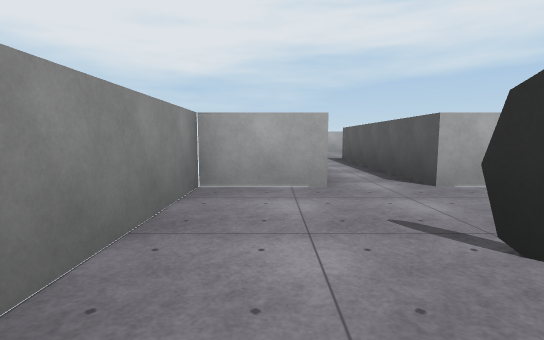
[1] (above)

23 first-person views from a walk through a 3-D level made in the Unity game engine. The camera is 1.3 m above the floor, tilts 6° down and sees 85° across. Doors are open. The floor is counted in squares, 2 m on a side. Each view is taken from the middle of a square. On the plan, view 1 faces up. The plan holds only what a view shows up to about 9 squares ahead; the rest is blank. The player is left out. Some surface patterns are stand-ins.

[2]
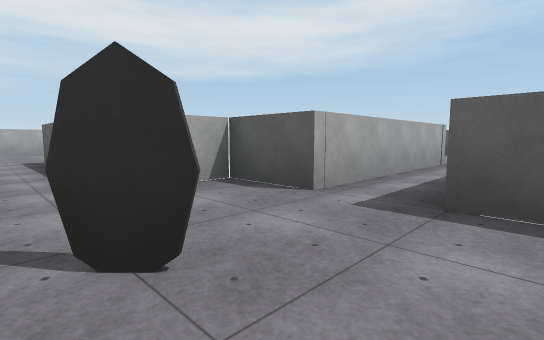

[3]
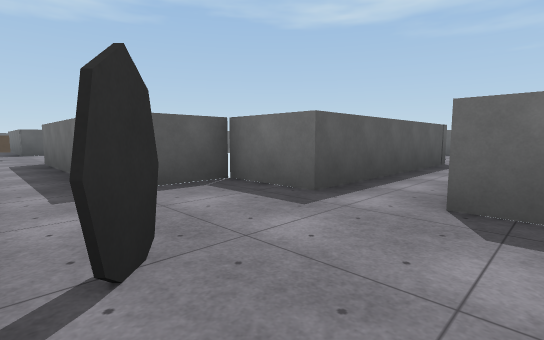

[4]
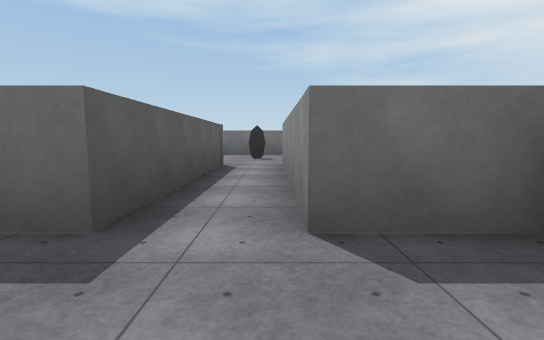

[5]
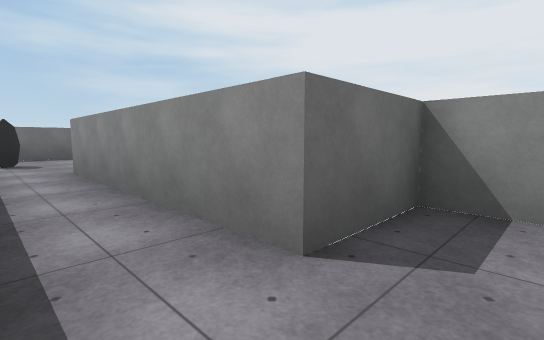

[6]
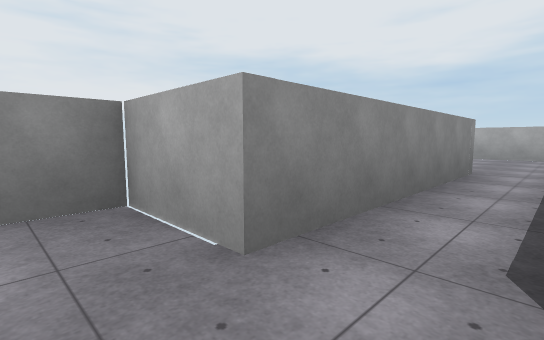

[7]
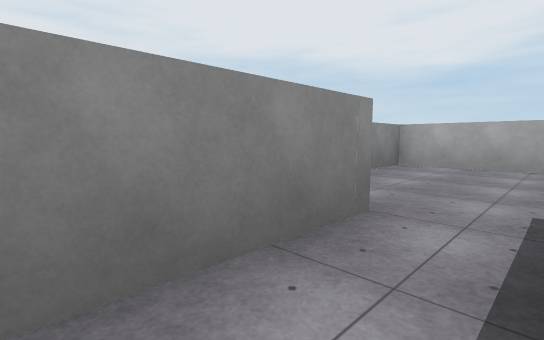

[8]
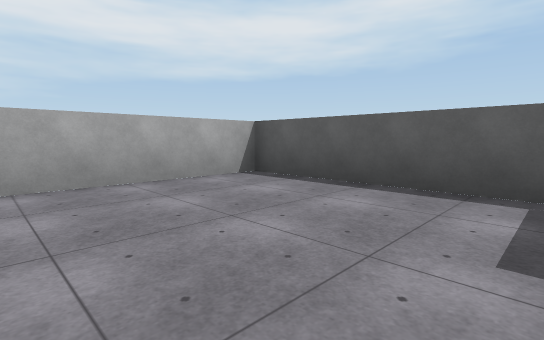

[9]
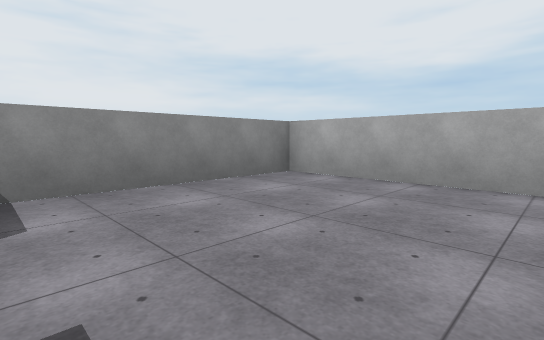

[10]
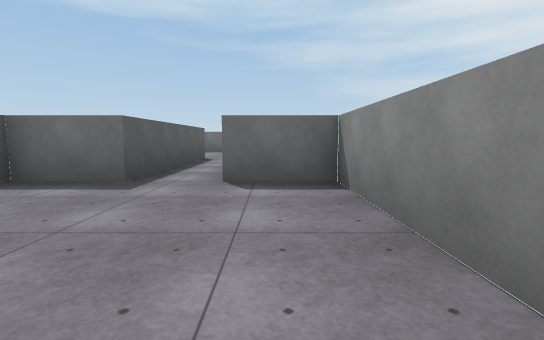

[11]
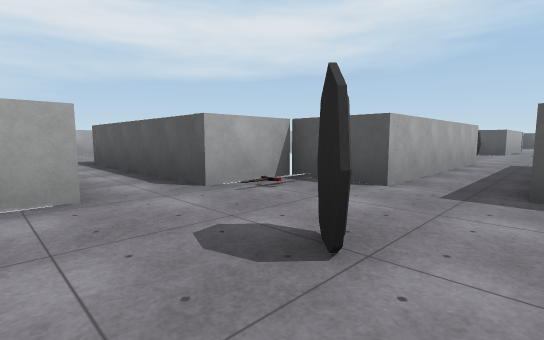

[12]
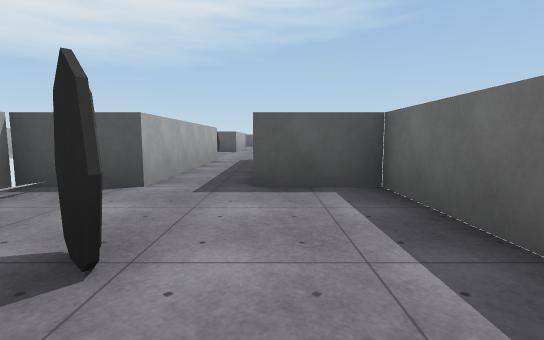

[13]
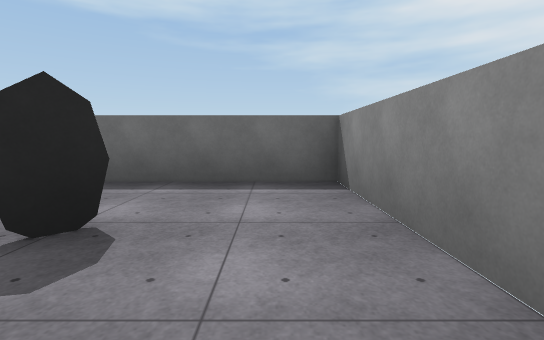

[14]
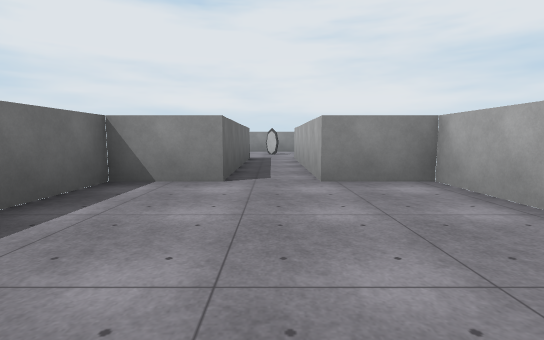

[15]
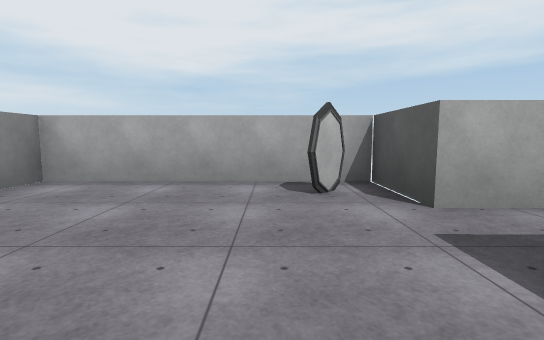

[16]
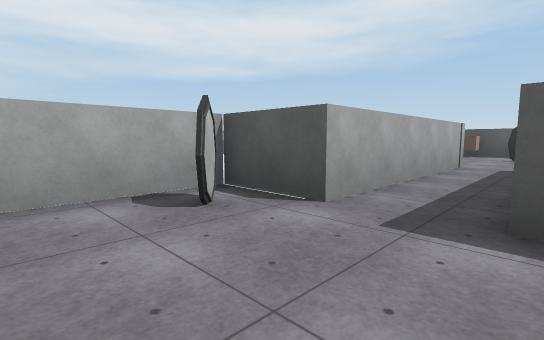

[17]
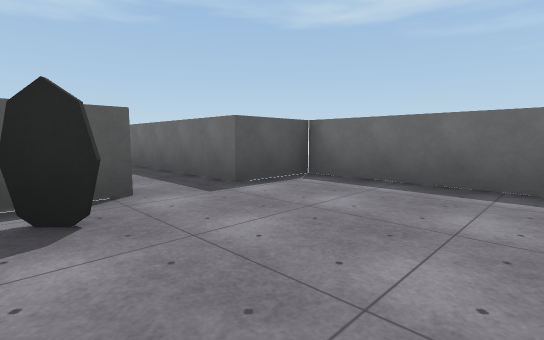

[18]
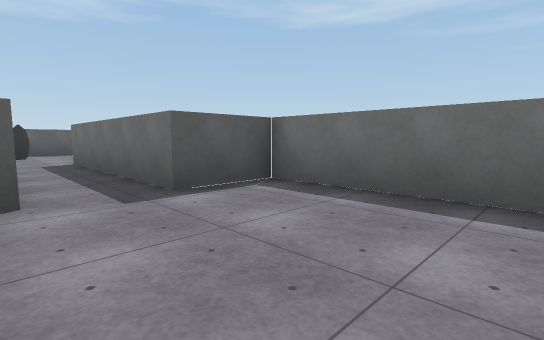

[19]
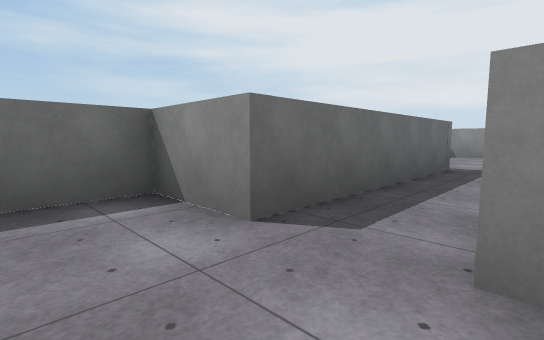

[20]
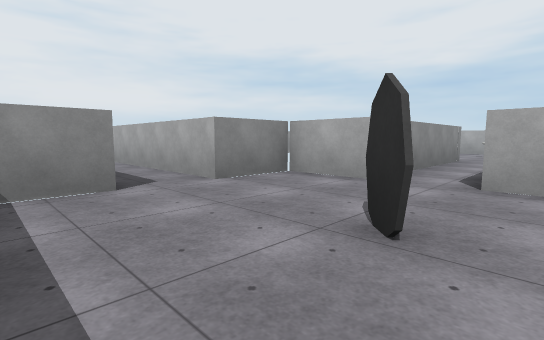

[21]
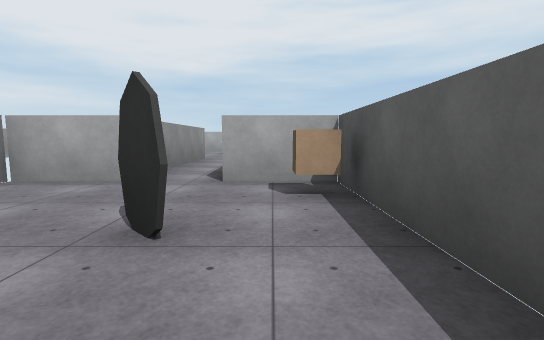

[22]
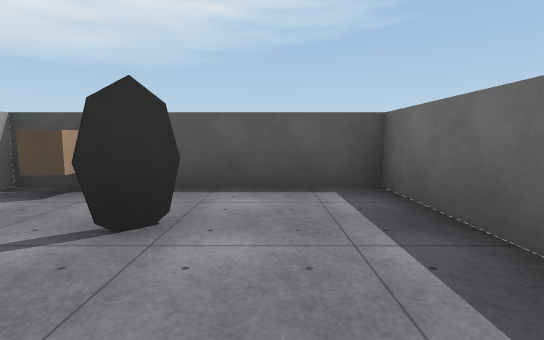

[23]
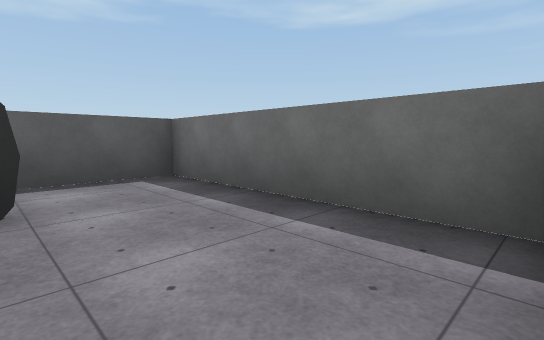

### Floor plan
Points are (right, up) in squares from view 1. A wall is a line through its corners. A room is listed if a view was taken in it or the views show most of it. See-through windows are left out.
Room 1 (views 1, 2, 3, 4, 5, 6, 13)
walls: (4, 2.3) (4, 4) (2.2, 4); (-1, 2.5) (-1, -1) (0.8, -1) (0.8, -6.5) (0.1, -6.5); (2.2, -6.5) (2.2, -1) (4, -1) (4, 0.9)
ways out: opening at (1, 3.3) to room 2; opening at (1, -6.7) to room 3; open door at (5, 1.5)
objects: other object (1, 1) to (2, 2)
Room 2 (views 7, 8, 9, 10)
walls: (2.2, 4) (2.2, 9.5) (4, 9.5) (4, 14.5) (-1, 14.5) (-1, 9.5) (0.8, 9.5) (0.8, 4) (-1, 4) (-1, 2.5)
ways out: opening at (1, 3.3) to room 1
Room 3 (views 11, 12)
walls: (4, -8.3) (4, -6.5) (2.2, -6.5); (-1, -8) (-1, -11.5) (4, -11.5) (4, -9.8)
ways out: opening at (1, -6.7) to room 1; open door at (5, -9) to room 4
objects: other object (1, -9)
Room 4 (views 14, 15, 16, 17, 18, 19, 23)
walls: (20, -8.3) (14.5, -8.3) (14.5, -6.5) (9.5, -6.5) (9.5, -8.3) (4, -8.3); (4, -9.8) (9.5, -9.8) (9.5, -11.5) (14.5, -11.5) (14.5, -9.8) (20, -9.8)
ways out: open door at (5, -9) to room 3; opening at (21, -9) to room 5
objects: other object (14, -7)
Room 5 (views 20, 21, 22)
walls: (21.8, -6.5) (20, -6.5) (20, -8.3); (20, -9.8) (20, -10.9); (20, -11.5) (25, -11.5) (25, -6.5) (23.2, -6.5)
ways out: opening at (21, -9) to room 4; open door at (22.5, -5)
objects: other object (23, -9); cube (25, -7)

Where each view was taken, in squares from view 1:
view 1: 0 up, 0 right, facing up
view 2: 0 up, 1 right, facing up-right
view 3: 2 up, 0 right, facing down-right
view 4: 1 up, 1 right, facing down
view 5: 0 up, 2 right, facing down-left
view 6: 3 up, 2 right, facing up-left
view 7: 7 up, 2 right, facing up-left
view 8: 10 up, 0 right, facing up-right
view 9: 10 up, 3 right, facing up-left
view 10: 14 up, 0 right, facing down
view 11: 10 down, 0 right, facing up-right
view 12: 10 down, 0 right, facing right
view 13: 7 down, 0 right, facing down
view 14: 9 down, 14 right, facing left
view 15: 11 down, 13 right, facing up
view 16: 10 down, 12 right, facing up-right
view 17: 7 down, 11 right, facing down-right
view 18: 8 down, 11 right, facing down-right
view 19: 8 down, 11 right, facing down-left
view 20: 11 down, 24 right, facing up-left
view 21: 11 down, 24 right, facing up
view 22: 10 down, 21 right, facing right
view 23: 9 down, 20 right, facing down-right
